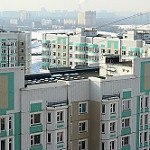
#> input picture data/seg_train/seg_train/buildings/10176.jpg, 150 x 150 px; its folder holds only this picture in this run
$ jupyter execute --allow-errors explore_dataset.ipynb
#> lines starting #> are read from the running program, lines starting #| are printed output that depends on the picture
### 1. Imports

[cell 1]
import numpy as np
import os
import seaborn as sn; sn.set(font_scale=1.4)
from sklearn.utils import shuffle
import matplotlib.pyplot as plt
import cv2
from tqdm import tqdm
import pandas as pd

### 2. Paths

[cell 2]
CURR_DIR_PATH = os.getcwd()

# Training paths
seg_train_path = CURR_DIR_PATH + "//data//seg_train//seg_train"

train_forest_path = seg_train_path + "//forest"
train_buildings_path = seg_train_path + "//buildings"
train_glacier_path = seg_train_path + "//glacier"
train_mountain_path = seg_train_path + "//mountain"
train_sea_path = seg_train_path + "//sea"
train_street_path = seg_train_path + "//street"

# Test paths
seg_test_path = CURR_DIR_PATH + "//data//seg_test//seg_test"

test_forest_path = seg_test_path + "//forest"
test_buildings_path = seg_test_path + "//buildings"
test_glacier_path = seg_test_path + "//glacier"
test_mountain_path = seg_test_path + "//mountain"
test_sea_path = seg_test_path + "//sea"
test_street_path = seg_test_path + "//street"

# Prediction path

seg_pred_path = CURR_DIR_PATH + "//data//seg_pred//seg_pred"

# Our path

seg_our_path = CURR_DIR_PATH + "//data//seg_our//seg_our"

### 3. Load and transform images

[cell 3]
def load_data(paths):
    images = []
    labels = []
    label = -1
    for path in paths:
        label = label+1
        for file in tqdm(os.listdir(path)):
            image_path = os.path.join(path, file)
            image = cv2.imread(image_path)
#> image is the input picture: shape (150, 150, 3); mean B, G, R 148.7, 151.2, 142.5
            image = cv2.cvtColor(image, cv2.COLOR_BGR2RGB)
            image = cv2.resize(image,(150, 150))
            image = image/ 255.0
            images.append(image)
            labels.append(label)

    images = np.array(images, dtype = 'float32')
    labels = np.array(labels, dtype = 'int32')

    output = (images,labels)
    return output

[cell 4]
train_paths = [train_buildings_path, train_forest_path, train_glacier_path, train_mountain_path, train_sea_path, train_street_path]
test_paths = [test_buildings_path, test_forest_path, test_glacier_path, test_mountain_path, test_sea_path, test_street_path]
#> (the rest of this cell did not finish here and is left out)

#> (a cell that did not finish here is left out)

### 4. Data analysis

[cell 6]
category_label=['buildings','forest', 'glacier','mountain','sea','street']
train_counts =[2191,2271,2404,2512,2274,2382]
test_counts = [437,474,553,525,510,501]
pd.DataFrame({'train': train_counts,
                    'test': test_counts},
             index=category_label
            ).plot.bar()
plt.show()
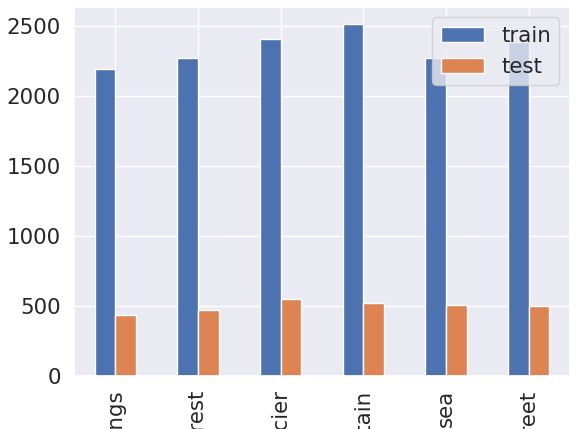
#> figure drawn by matplotlib, 1 panel; tallest bar 2512 high, from x = 2.75 to 3; tallest bar 553 high, from x = 2 to 2.25

### Dataframe from train and test images

[cell 7]
category_label=['buildings','forest', 'glacier','mountain','sea','street']
train_counts =[2191,2271,2404,2512,2274,2382]
test_counts = [437,474,553,525,510,501]
train_test_df = pd.DataFrame({'train': train_counts,
              'test': test_counts},
             index=category_label
            )
train_test_df

train images

[cell 8]
plt.pie(train_counts,
        explode=(0, 0, 0, 0, 0, 0) ,
        labels=category_label,
        autopct='%1.1f%%')
plt.axis('equal')
plt.title('Proportion of each observed category')
plt.show()
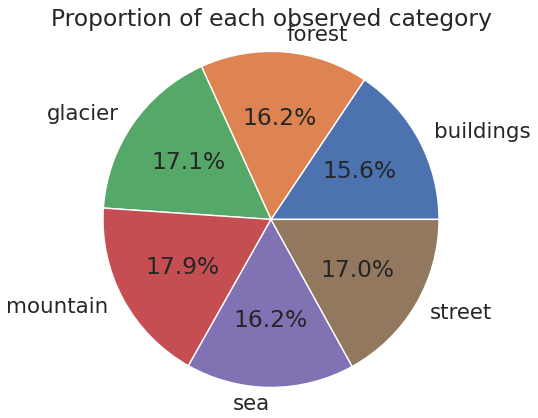
#> figure drawn by matplotlib, 1 panel

test images

[cell 9]
plt.pie(test_counts,
        explode=(0, 0, 0, 0, 0, 0) ,
        labels=category_label,
        autopct='%1.1f%%')
plt.axis('equal')
plt.title('Proportion of each observed category')
plt.show()
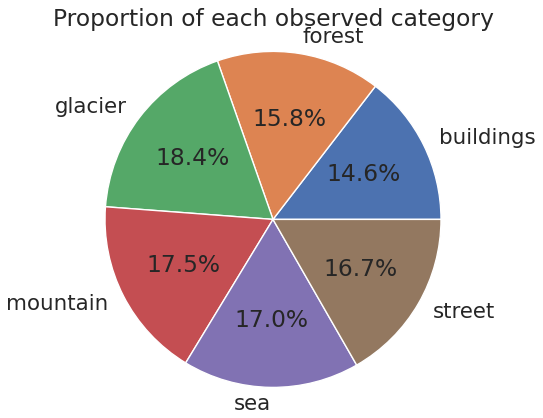
#> figure drawn by matplotlib, 1 panel
